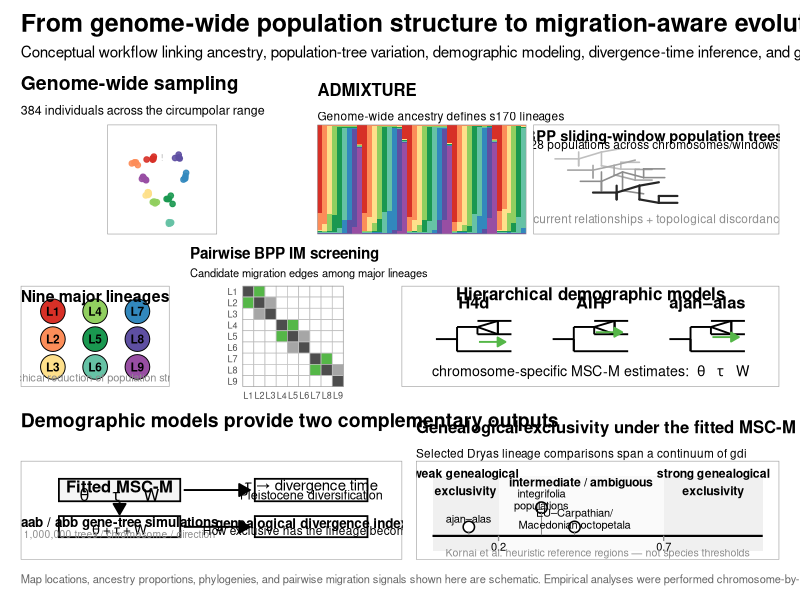
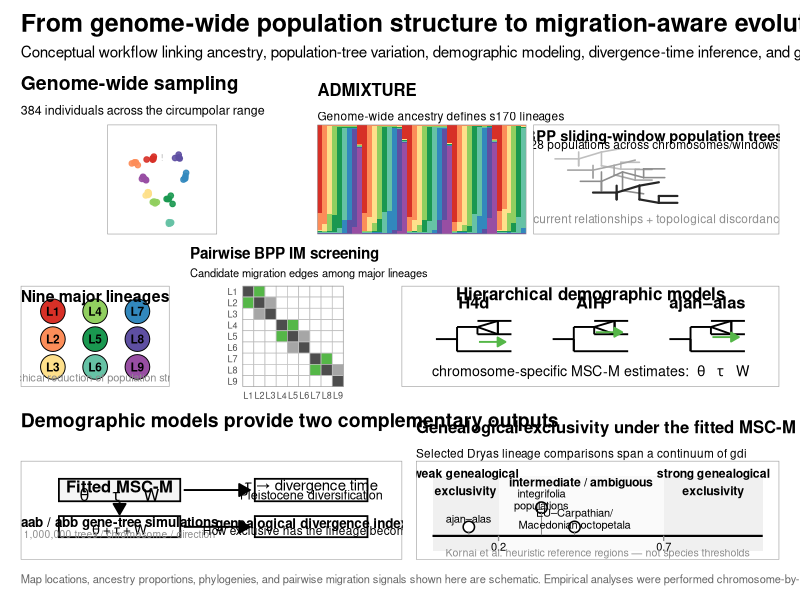

Generate these figures, in order, with R:
#!/usr/bin/env Rscript

# ==============================================================================
# Conceptual workflow: resolving evolutionary lineages in Dryas
#
# Panel A: Genome-wide lineage discovery
#          ADMIXTURE -> s170 lineages -> BPP sliding-window population trees
#
# Panel B: Demographic model construction
#          Pairwise BPP IM screens -> hierarchical MSC-M models
#
# Panel C: Evolutionary interpretation
#          tau -> divergence time
#          theta + tau + W -> aab/abb simulations -> gdi
#
# IMPORTANT:
# Map coordinates, ADMIXTURE proportions, and phylogenies in this figure are
# SCHEMATIC. They are intended to communicate the analysis workflow and should
# not be interpreted as empirical results.
# ==============================================================================


# ------------------------------------------------------------------------------
# 0. Packages
# ------------------------------------------------------------------------------

pkgs <- c(
  "ggplot2",
  "patchwork",
  "sf",
  "rnaturalearth",
  "rnaturalearthdata",
  "dplyr",
  "tidyr",
  "grid",
  "scales"
)

missing_pkgs <- pkgs[!vapply(pkgs, requireNamespace, logical(1), quietly = TRUE)]

if (length(missing_pkgs) > 0) {
  stop(
    "Install missing packages first:\n",
    paste0(
      "install.packages(c(",
      paste(sprintf('"%s"', missing_pkgs), collapse = ", "),
      "))"
    )
  )
}

library(ggplot2)
library(patchwork)
library(sf)
library(rnaturalearth)
library(dplyr)
library(tidyr)
library(grid)
library(scales)


# ------------------------------------------------------------------------------
# 1. Output
# ------------------------------------------------------------------------------

outdir <- "figures"
dir.create(outdir, showWarnings = FALSE, recursive = TRUE)

outfile_pdf <- file.path(outdir, "FIG_conceptual_Dryas_workflow.pdf")
outfile_png <- file.path(outdir, "FIG_conceptual_Dryas_workflow.png")


# ------------------------------------------------------------------------------
# 2. Theme and colors
# ------------------------------------------------------------------------------

theme_concept <- theme_void(base_size = 10) +
  theme(
    plot.title = element_text(
      face = "bold",
      size = 14,
      hjust = 0,
      margin = margin(b = 7)
    ),
    plot.subtitle = element_text(
      size = 9,
      hjust = 0,
      margin = margin(b = 5)
    ),
    plot.margin = margin(5, 5, 5, 5)
  )

# Conceptual lineage palette.
# These colors are illustrative and can later be replaced with manuscript colors.
lineage_cols <- c(
  "#D73027",
  "#FC8D59",
  "#FEE08B",
  "#91CF60",
  "#1A9850",
  "#66C2A5",
  "#3288BD",
  "#5E4FA2",
  "#984EA3"
)

names(lineage_cols) <- paste0("L", 1:9)

grey_dark  <- "grey20"
grey_mid   <- "grey55"
grey_light <- "grey85"
green_mig  <- "#55B748"


# ------------------------------------------------------------------------------
# 3. Helper functions
# ------------------------------------------------------------------------------

arrow_segment <- function(x, y, xend, yend,
                          linewidth = 0.6,
                          colour = grey_dark,
                          type = "closed") {

  geom_segment(
    aes(x = x, y = y, xend = xend, yend = yend),
    inherit.aes = FALSE,
    linewidth = linewidth,
    colour = colour,
    arrow = arrow(
      length = unit(0.12, "inches"),
      type = type
    )
  )
}


# Simple rectangular node/label
box_label <- function(label,
                      x,
                      y,
                      width = 0.28,
                      height = 0.10,
                      fill = "white",
                      colour = "black",
                      fontsize = 3.4,
                      linewidth = 0.5) {

  list(
    annotate(
      "rect",
      xmin = x - width / 2,
      xmax = x + width / 2,
      ymin = y - height / 2,
      ymax = y + height / 2,
      fill = fill,
      colour = colour,
      linewidth = linewidth
    ),
    annotate(
      "text",
      x = x,
      y = y,
      label = label,
      size = fontsize,
      fontface = "bold"
    )
  )
}


# Draw a tiny rooted tree from manually supplied segments.
# This keeps the conceptual trees dependency-free.
tiny_tree <- function(x0 = 0,
                      y0 = 0,
                      sx = 1,
                      sy = 1,
                      topology = 1,
                      colour = "grey25",
                      linewidth = 0.45,
                      alpha = 1) {

  if (topology == 1) {
    seg <- data.frame(
      x = c(0.00, 0.28, 0.28, 0.55, 0.55, 0.78, 0.78),
      y = c(0.50, 0.50, 0.50, 0.28, 0.72, 0.17, 0.39),
      xend = c(0.28, 0.28, 0.55, 0.78, 0.78, 1.00, 1.00),
      yend = c(0.50, 0.28, 0.72, 0.17, 0.83, 0.17, 0.39)
    )
    # Add vertical connectors
    seg <- bind_rows(
      seg,
      data.frame(
        x = c(0.28, 0.55, 0.78),
        y = c(0.28, 0.28, 0.17),
        xend = c(0.28, 0.55, 0.78),
        yend = c(0.72, 0.72, 0.39)
      )
    )
  } else if (topology == 2) {
    seg <- data.frame(
      x = c(0.00, 0.30, 0.30, 0.55, 0.55, 0.80, 0.80),
      y = c(0.50, 0.50, 0.50, 0.65, 0.35, 0.18, 0.52),
      xend = c(0.30, 0.30, 0.55, 0.80, 0.80, 1.00, 1.00),
      yend = c(0.50, 0.25, 0.65, 0.82, 0.18, 0.18, 0.52)
    )
    seg <- bind_rows(
      seg,
      data.frame(
        x = c(0.30, 0.55, 0.80),
        y = c(0.25, 0.35, 0.18),
        xend = c(0.30, 0.55, 0.80),
        yend = c(0.65, 0.65, 0.52)
      )
    )
  } else {
    seg <- data.frame(
      x = c(0.00, 0.25, 0.25, 0.50, 0.50, 0.75, 0.75),
      y = c(0.50, 0.50, 0.50, 0.20, 0.80, 0.62, 0.90),
      xend = c(0.25, 0.25, 0.50, 0.75, 0.75, 1.00, 1.00),
      yend = c(0.50, 0.20, 0.80, 0.10, 0.62, 0.62, 0.90)
    )
    seg <- bind_rows(
      seg,
      data.frame(
        x = c(0.25, 0.50, 0.75),
        y = c(0.20, 0.20, 0.62),
        xend = c(0.25, 0.50, 0.75),
        yend = c(0.80, 0.80, 0.90)
      )
    )
  }

  seg <- seg |>
    mutate(
      x = x0 + x * sx,
      xend = x0 + xend * sx,
      y = y0 + y * sy,
      yend = y0 + yend * sy
    )

  geom_segment(
    data = seg,
    aes(x = x, y = y, xend = xend, yend = yend),
    inherit.aes = FALSE,
    linewidth = linewidth,
    colour = colour,
    alpha = alpha,
    lineend = "round"
  )
}


# A small four-tip demographic tree for Panel B
demographic_tree <- function(x0,
                             y0,
                             width = 1,
                             height = 1,
                             migration = TRUE,
                             migration_y = 0.45) {

  tree <- data.frame(
    x = c(
      0.00, 0.28,
      0.28, 0.28,
      0.28, 0.55,
      0.55, 0.55,
      0.55, 0.82,
      0.55, 0.82
    ),
    y = c(
      0.50, 0.50,
      0.20, 0.20,
      0.80, 0.80,
      0.80, 0.80,
      0.62, 0.62,
      0.95, 0.95
    ),
    xend = c(
      0.28, 0.28,
      1.00, 0.28,
      0.55, 0.55,
      0.82, 0.82,
      1.00, 0.82,
      1.00, 0.82
    ),
    yend = c(
      0.50, 0.20,
      0.20, 0.80,
      0.80, 0.62,
      0.62, 0.95,
      0.62, 0.95,
      0.95, 0.62
    )
  )

  tree <- tree |>
    mutate(
      x = x0 + x * width,
      xend = x0 + xend * width,
      y = y0 + y * height,
      yend = y0 + yend * height
    )

  layers <- list(
    geom_segment(
      data = tree,
      aes(x = x, y = y, xend = xend, yend = yend),
      inherit.aes = FALSE,
      linewidth = 0.65,
      colour = "black"
    )
  )

  if (migration) {
    layers <- c(
      layers,
      list(
        geom_segment(
          aes(
            x = x0 + 0.57 * width,
            y = y0 + migration_y * height,
            xend = x0 + 0.92 * width,
            yend = y0 + migration_y * height
          ),
          inherit.aes = FALSE,
          linewidth = 0.65,
          colour = green_mig,
          arrow = arrow(
            length = unit(0.09, "inches"),
            type = "closed"
          )
        )
      )
    )
  }

  layers
}


# ------------------------------------------------------------------------------
# 4. PANEL A1: Arctic map with schematic samples
# ------------------------------------------------------------------------------

world <- rnaturalearth::ne_countries(
  scale = "medium",
  returnclass = "sf"
)

# Keep Northern Hemisphere; projection will crop later.
world_north <- world |>
  st_crop(
    xmin = -180,
    xmax = 180,
    ymin = 25,
    ymax = 90
  )

# Lambert azimuthal equal-area centered on North Pole.
crs_arctic <- paste0(
  "+proj=laea +lat_0=90 +lon_0=0 ",
  "+datum=WGS84 +units=km +no_defs"
)

world_arctic <- st_transform(world_north, crs_arctic)


# Schematic geographic sampling centers.
# THESE ARE NOT EMPIRICAL SAMPLE LOCATIONS.
set.seed(12)

centers <- tibble(
  region = c(
    "Alaska", "W Canada", "Greenland",
    "Iceland", "Scandinavia", "Alps",
    "Siberia", "Far East", "Arctic Canada"
  ),
  lon = c(-150, -120, -42, -19, 18, 10, 95, 145, -90),
  lat = c(67, 58, 70, 65, 68, 46, 68, 63, 72),
  lineage = paste0("L", 1:9)
)

dummy_samples <- centers |>
  slice(rep(1:n(), each = 5)) |>
  mutate(
    lon = lon + rnorm(n(), 0, 5),
    lat = lat + rnorm(n(), 0, 2.0)
  )

dummy_sf <- st_as_sf(
  dummy_samples,
  coords = c("lon", "lat"),
  crs = 4326
) |>
  st_transform(crs_arctic)

dummy_xy <- bind_cols(
  dummy_samples,
  as.data.frame(st_coordinates(dummy_sf))
)


p_map <- ggplot() +
  geom_sf(
    data = world_arctic,
    fill = "grey96",
    colour = "grey72",
    linewidth = 0.18
  ) +
  geom_point(
    data = dummy_xy,
    aes(x = X, y = Y, colour = lineage),
    size = 1.6,
    alpha = 0.9
  ) +
  scale_colour_manual(values = lineage_cols, guide = "none") +
  coord_sf(
    xlim = c(-6000, 6000),
    ylim = c(-6000, 6000),
    expand = FALSE
  ) +
  labs(
    title = "Genome-wide sampling",
    subtitle = "384 individuals across the circumpolar range"
  ) +
  theme_concept +
  theme(
    panel.border = element_rect(
      colour = "grey60",
      fill = NA,
      linewidth = 0.4
    )
  )


# ------------------------------------------------------------------------------
# 5. PANEL A2: miniature ADMIXTURE plot
# ------------------------------------------------------------------------------

set.seed(5)

n_ind <- 42
K <- 9

admix <- matrix(0, nrow = n_ind, ncol = K)

groups <- rep(1:9, length.out = n_ind)

for (i in seq_len(n_ind)) {

  g <- groups[i]

  x <- rep(0.005, K)
  x[g] <- runif(1, 0.70, 0.96)

  # Add small admixture with neighboring lineage.
  ng <- ifelse(g == K, 1, g + 1)
  x[ng] <- runif(1, 0.02, 0.20)

  x <- x / sum(x)
  admix[i, ] <- x
}

admix_df <- as.data.frame(admix)
names(admix_df) <- paste0("L", 1:K)

admix_df$individual <- seq_len(n_ind)

admix_long <- admix_df |>
  pivot_longer(
    cols = starts_with("L"),
    names_to = "lineage",
    values_to = "ancestry"
  )

p_admix <- ggplot(
  admix_long,
  aes(
    x = individual,
    y = ancestry,
    fill = lineage
  )
) +
  geom_col(width = 1) +
  scale_fill_manual(values = lineage_cols, guide = "none") +
  scale_x_continuous(expand = c(0, 0)) +
  scale_y_continuous(expand = c(0, 0)) +
  labs(
    title = "ADMIXTURE",
    subtitle = "Genome-wide ancestry defines s170 lineages"
  ) +
  theme_void(base_size = 10) +
  theme(
    plot.title = element_text(face = "bold", size = 12),
    plot.subtitle = element_text(size = 8.5),
    panel.border = element_rect(
      colour = "grey60",
      fill = NA,
      linewidth = 0.4
    ),
    plot.margin = margin(5, 5, 5, 5)
  )


# ------------------------------------------------------------------------------
# 6. PANEL A3: sliding-window BPP population trees
# ------------------------------------------------------------------------------

p_trees <- ggplot() +
  xlim(0, 5.3) +
  ylim(0, 4.0) +

  # faded background trees
  tiny_tree(
    x0 = 0.25, y0 = 2.2,
    sx = 2.0, sy = 1.25,
    topology = 1,
    colour = "grey75",
    linewidth = 0.55
  ) +
  tiny_tree(
    x0 = 0.55, y0 = 1.75,
    sx = 2.0, sy = 1.25,
    topology = 2,
    colour = "grey65",
    linewidth = 0.55
  ) +
  tiny_tree(
    x0 = 0.85, y0 = 1.30,
    sx = 2.0, sy = 1.25,
    topology = 3,
    colour = "grey55",
    linewidth = 0.55
  ) +

  # foreground tree
  tiny_tree(
    x0 = 1.15, y0 = 0.85,
    sx = 2.0, sy = 1.25,
    topology = 1,
    colour = "grey15",
    linewidth = 0.75
  ) +

  annotate(
    "text",
    x = 2.6,
    y = 3.75,
    label = "BPP sliding-window population trees",
    fontface = "bold",
    size = 3.7
  ) +
  annotate(
    "text",
    x = 2.6,
    y = 3.40,
    label = "28 populations across chromosomes/windows",
    size = 3.0
  ) +
  annotate(
    "text",
    x = 2.6,
    y = 0.42,
    label = "recurrent relationships + topological discordance",
    size = 3.0,
    colour = grey_mid
  ) +
  theme_void() +
  theme(
    panel.border = element_rect(
      colour = "grey60",
      fill = NA,
      linewidth = 0.4
    )
  )


# ------------------------------------------------------------------------------
# 7. Combine Panel A
# ------------------------------------------------------------------------------

panel_A <- (
  p_map |
    p_admix |
    p_trees
) +
  plot_layout(widths = c(1.15, 0.85, 1.0)) +
  plot_annotation(
    title = "A   Discover and define evolutionary lineages",
    theme = theme(
      plot.title = element_text(
        face = "bold",
        size = 15,
        hjust = 0
      )
    )
  )


# ------------------------------------------------------------------------------
# 8. PANEL B1: reduction to nine major lineages
# ------------------------------------------------------------------------------

lineage_nodes <- tibble(
  lineage = paste0("L", 1:9),
  x = rep(1:3, each = 3),
  y = rep(c(3, 2, 1), 3)
)

p_lineages <- ggplot() +
  geom_point(
    data = lineage_nodes,
    aes(x = x, y = y, fill = lineage),
    shape = 21,
    size = 8,
    stroke = 0.5
  ) +
  geom_text(
    data = lineage_nodes,
    aes(x = x, y = y, label = lineage),
    size = 3,
    fontface = "bold"
  ) +
  scale_fill_manual(values = lineage_cols, guide = "none") +
  xlim(0.4, 3.6) +
  ylim(0.45, 3.75) +
  annotate(
    "text",
    x = 2,
    y = 3.55,
    label = "Nine major lineages",
    fontface = "bold",
    size = 4
  ) +
  annotate(
    "text",
    x = 2,
    y = 0.62,
    label = "hierarchical reduction of population structure",
    size = 2.8,
    colour = grey_mid
  ) +
  theme_void() +
  theme(
    panel.border = element_rect(
      colour = "grey60",
      fill = NA,
      linewidth = 0.4
    )
  )


# ------------------------------------------------------------------------------
# 9. PANEL B2: pairwise BPP IM screening matrix
# ------------------------------------------------------------------------------

pair_grid <- expand_grid(
  source = paste0("L", 1:9),
  target = paste0("L", 1:9)
) |>
  mutate(
    i = match(source, paste0("L", 1:9)),
    j = match(target, paste0("L", 1:9)),
    signal = "none"
  )

# Schematic candidate signals only.
# NOT empirical migration estimates.
major_pairs <- tibble(
  i = c(1, 2, 4, 5, 7, 8),
  j = c(2, 1, 5, 4, 8, 7)
)

minor_pairs <- tibble(
  i = c(2, 3, 5, 6, 8),
  j = c(3, 2, 6, 5, 9)
)

pair_grid <- pair_grid |>
  mutate(
    signal = case_when(
      paste(i, j) %in% paste(major_pairs$i, major_pairs$j) ~ "candidate",
      paste(i, j) %in% paste(minor_pairs$i, minor_pairs$j) ~ "weak",
      i == j ~ "self",
      TRUE ~ "none"
    )
  )

matrix_cols <- c(
  self = "grey30",
  candidate = green_mig,
  weak = "grey65",
  none = "white"
)

p_pairwise <- ggplot(
  pair_grid,
  aes(x = j, y = 10 - i, fill = signal)
) +
  geom_tile(
    colour = "grey75",
    linewidth = 0.25
  ) +
  scale_fill_manual(values = matrix_cols, guide = "none") +
  scale_x_continuous(
    breaks = 1:9,
    labels = paste0("L", 1:9),
    expand = c(0, 0)
  ) +
  scale_y_continuous(
    breaks = 1:9,
    labels = rev(paste0("L", 1:9)),
    expand = c(0, 0)
  ) +
  coord_equal() +
  labs(
    title = "Pairwise BPP IM screening",
    subtitle = "Candidate migration edges among major lineages"
  ) +
  theme_minimal(base_size = 8) +
  theme(
    panel.grid = element_blank(),
    axis.title = element_blank(),
    axis.text.x = element_text(size = 6.5),
    axis.text.y = element_text(size = 6.5),
    plot.title = element_text(face = "bold", size = 11),
    plot.subtitle = element_text(size = 8),
    panel.border = element_rect(
      colour = "grey60",
      fill = NA,
      linewidth = 0.4
    )
  )


# ------------------------------------------------------------------------------
# 10. PANEL B3: three hierarchical MSC-M models
# ------------------------------------------------------------------------------

p_models <- ggplot() +
  xlim(0, 10) +
  ylim(0, 5.0) +

  # H4d
  demographic_tree(
    x0 = 0.5,
    y0 = 1.25,
    width = 2.2,
    height = 2.2,
    migration = TRUE,
    migration_y = 0.43
  ) +

  # AIH
  demographic_tree(
    x0 = 3.9,
    y0 = 1.25,
    width = 2.2,
    height = 2.2,
    migration = TRUE,
    migration_y = 0.67
  ) +

  # ajan-alas
  demographic_tree(
    x0 = 7.3,
    y0 = 1.25,
    width = 2.2,
    height = 2.2,
    migration = TRUE,
    migration_y = 0.55
  ) +

  annotate(
    "text",
    x = 1.6, y = 4.35,
    label = "H4d",
    fontface = "bold",
    size = 4.2
  ) +
  annotate(
    "text",
    x = 5.0, y = 4.35,
    label = "AIH",
    fontface = "bold",
    size = 4.2
  ) +
  annotate(
    "text",
    x = 8.4, y = 4.35,
    label = "ajan–alas",
    fontface = "bold",
    size = 4.2
  ) +

  annotate(
    "text",
    x = 5,
    y = 0.55,
    label = expression(
      paste("chromosome-specific MSC-M estimates:  ", theta, "   ", tau, "   W")
    ),
    size = 3.6
  ) +

  annotate(
    "text",
    x = 5,
    y = 4.82,
    label = "Hierarchical demographic models",
    fontface = "bold",
    size = 4.3
  ) +

  theme_void() +
  theme(
    panel.border = element_rect(
      colour = "grey60",
      fill = NA,
      linewidth = 0.4
    )
  )


# ------------------------------------------------------------------------------
# 11. Combine Panel B
# ------------------------------------------------------------------------------

panel_B <- (
  p_lineages |
    p_pairwise |
    p_models
) +
  plot_layout(widths = c(0.65, 0.9, 1.65)) +
  plot_annotation(
    title = "B   Build migration-aware demographic models",
    theme = theme(
      plot.title = element_text(
        face = "bold",
        size = 15,
        hjust = 0
      )
    )
  )


# ------------------------------------------------------------------------------
# 12. PANEL C1: divergence-time branch
# ------------------------------------------------------------------------------

p_time <- ggplot() +
  xlim(0, 10) +
  ylim(0, 10) +

  # central model box
  annotate(
    "rect",
    xmin = 0.6, xmax = 4.1,
    ymin = 6.0, ymax = 8.5,
    fill = "grey96",
    colour = "black",
    linewidth = 0.6
  ) +
  annotate(
    "text",
    x = 2.35, y = 7.65,
    label = "Fitted MSC-M",
    fontface = "bold",
    size = 4.2
  ) +
  annotate(
    "text",
    x = 2.35, y = 6.75,
    label = expression(theta ~ "   " ~ tau ~ "   " ~ W),
    size = 4.2
  ) +

  # tau branch
  geom_segment(
    aes(x = 4.2, y = 7.25, xend = 6.1, yend = 7.25),
    linewidth = 0.65,
    arrow = arrow(
      length = unit(0.12, "inches"),
      type = "closed"
    )
  ) +

  annotate(
    "rect",
    xmin = 6.25, xmax = 9.5,
    ymin = 6.0, ymax = 8.5,
    fill = "white",
    colour = "black",
    linewidth = 0.6
  ) +
  annotate(
    "text",
    x = 7.875, y = 7.65,
    label = expression(tau ~ "\u2192 divergence time"),
    fontface = "bold",
    size = 3.8
  ) +
  annotate(
    "text",
    x = 7.875, y = 6.75,
    label = "Pleistocene diversification",
    size = 3.2
  ) +

  # gdi branch
  geom_segment(
    aes(x = 2.35, y = 5.9, xend = 2.35, yend = 4.55),
    linewidth = 0.65,
    arrow = arrow(
      length = unit(0.12, "inches"),
      type = "closed"
    )
  ) +

  annotate(
    "rect",
    xmin = 0.6, xmax = 4.1,
    ymin = 2.0, ymax = 4.35,
    fill = "white",
    colour = "black",
    linewidth = 0.6
  ) +
  annotate(
    "text",
    x = 2.35, y = 3.70,
    label = "aab / abb gene-tree simulations",
    fontface = "bold",
    size = 3.4
  ) +
  annotate(
    "text",
    x = 2.35, y = 2.85,
    label = expression(theta ~ "+" ~ tau ~ "+" ~ W),
    size = 3.4
  ) +
  annotate(
    "text",
    x = 2.35, y = 2.35,
    label = "1,000,000 trees / chromosome / direction",
    size = 2.6,
    colour = grey_mid
  ) +

  geom_segment(
    aes(x = 4.2, y = 3.15, xend = 6.1, yend = 3.15),
    linewidth = 0.65,
    arrow = arrow(
      length = unit(0.12, "inches"),
      type = "closed"
    )
  ) +

  annotate(
    "rect",
    xmin = 6.25, xmax = 9.5,
    ymin = 2.0, ymax = 4.35,
    fill = "white",
    colour = "black",
    linewidth = 0.6
  ) +
  annotate(
    "text",
    x = 7.875, y = 3.55,
    label = "genealogical divergence index",
    fontface = "bold",
    size = 3.4
  ) +
  annotate(
    "text",
    x = 7.875, y = 2.75,
    label = "How exclusive has the lineage become?",
    size = 3.0
  ) +

  labs(
    title = "Demographic models provide two complementary outputs"
  ) +
  theme_concept +
  theme(
    panel.border = element_rect(
      colour = "grey60",
      fill = NA,
      linewidth = 0.4
    )
  )


# ------------------------------------------------------------------------------
# 13. PANEL C2: gdi continuum
# ------------------------------------------------------------------------------

gdi_examples <- tibble(
  comparison = c(
    "ajan–alas",
    "integrifolia\npopulations",
    "EU–Carpathian/\nMacedonian octopetala"
  ),
  x = c(0.11, 0.33, 0.43),
  y = c(1.1, 1.85, 1.1)
)

p_gdi <- ggplot() +
  xlim(0, 1) +
  ylim(0, 3.5) +

  # heuristic regions
  annotate(
    "rect",
    xmin = 0, xmax = 0.2,
    ymin = 0.15, ymax = 3.1,
    fill = "grey94",
    colour = NA
  ) +
  annotate(
    "rect",
    xmin = 0.2, xmax = 0.7,
    ymin = 0.15, ymax = 3.1,
    fill = "grey98",
    colour = NA
  ) +
  annotate(
    "rect",
    xmin = 0.7, xmax = 1,
    ymin = 0.15, ymax = 3.1,
    fill = "grey94",
    colour = NA
  ) +

  geom_segment(
    aes(x = 0, y = 0.75, xend = 1, yend = 0.75),
    linewidth = 0.75,
    colour = "black"
  ) +

  geom_segment(
    aes(x = 0.2, y = 0.55, xend = 0.2, yend = 0.95),
    linewidth = 0.45,
    linetype = "dashed",
    colour = grey_mid
  ) +
  geom_segment(
    aes(x = 0.7, y = 0.55, xend = 0.7, yend = 0.95),
    linewidth = 0.45,
    linetype = "dashed",
    colour = grey_mid
  ) +

  geom_point(
    data = gdi_examples,
    aes(x = x, y = y),
    size = 3.3,
    shape = 21,
    fill = "white",
    stroke = 0.8
  ) +
  geom_segment(
    data = gdi_examples,
    aes(x = x, y = 0.78, xend = x, yend = y - 0.16),
    linewidth = 0.35,
    colour = grey_mid
  ) +
  geom_text(
    data = gdi_examples,
    aes(x = x, y = y + 0.32, label = comparison),
    size = 2.8,
    lineheight = 0.9
  ) +

  annotate(
    "text",
    x = 0.10, y = 2.85,
    label = "weak genealogical\nexclusivity",
    size = 3.1,
    fontface = "bold"
  ) +
  annotate(
    "text",
    x = 0.45, y = 2.85,
    label = "intermediate / ambiguous",
    size = 3.1,
    fontface = "bold"
  ) +
  annotate(
    "text",
    x = 0.85, y = 2.85,
    label = "strong genealogical\nexclusivity",
    size = 3.1,
    fontface = "bold"
  ) +

  annotate(
    "text",
    x = 0.2, y = 0.33,
    label = "0.2",
    size = 2.8
  ) +
  annotate(
    "text",
    x = 0.7, y = 0.33,
    label = "0.7",
    size = 2.8
  ) +
  annotate(
    "text",
    x = 0.5, y = 0.10,
    label = "Kornai et al. heuristic reference regions — not species thresholds",
    size = 2.7,
    colour = grey_mid
  ) +

  labs(
    title = "Genealogical exclusivity under the fitted MSC-M history",
    subtitle = "Selected Dryas lineage comparisons span a continuum of gdi"
  ) +
  theme_void(base_size = 10) +
  theme(
    plot.title = element_text(
      face = "bold",
      size = 12
    ),
    plot.subtitle = element_text(
      size = 8.5
    ),
    panel.border = element_rect(
      colour = "grey60",
      fill = NA,
      linewidth = 0.4
    ),
    plot.margin = margin(5, 5, 5, 5)
  )


# ------------------------------------------------------------------------------
# 14. Combine Panel C
# ------------------------------------------------------------------------------

panel_C <- (
  p_time |
    p_gdi
) +
  plot_layout(widths = c(1.05, 1.0)) +
  plot_annotation(
    title = "C   Estimate divergence history and quantify lineage exclusivity",
    theme = theme(
      plot.title = element_text(
        face = "bold",
        size = 15,
        hjust = 0
      )
    )
  )


# ------------------------------------------------------------------------------
# 15. Full figure
# ------------------------------------------------------------------------------

full_figure <- (
  panel_A /
    panel_B /
    panel_C
) +
  plot_layout(
    heights = c(1.00, 0.92, 0.90)
  ) +
  plot_annotation(
    title = "From genome-wide population structure to migration-aware evolutionary inference in Dryas",
    subtitle = paste(
      "Conceptual workflow linking ancestry, population-tree variation,",
      "demographic modeling, divergence-time inference, and genealogical exclusivity"
    ),
    caption = paste(
      "Map locations, ancestry proportions, phylogenies, and pairwise migration signals",
      "shown here are schematic. Empirical analyses were performed chromosome-by-chromosome."
    ),
    theme = theme(
      plot.title = element_text(
        face = "bold",
        size = 18,
        hjust = 0
      ),
      plot.subtitle = element_text(
        size = 11,
        hjust = 0
      ),
      plot.caption = element_text(
        size = 8,
        colour = "grey40",
        hjust = 0
      ),
      plot.margin = margin(10, 10, 10, 10)
    )
  )


# ------------------------------------------------------------------------------
# 16. Export
# ------------------------------------------------------------------------------

ggsave(
  outfile_pdf,
  full_figure,
  width = 15,
  height = 12,
  units = "in",
  device = cairo_pdf
)

ggsave(
  outfile_png,
  full_figure,
  width = 15,
  height = 12,
  units = "in",
  dpi = 400,
  bg = "white"
)

message("Wrote:")
message("  ", outfile_pdf)
message("  ", outfile_png)
